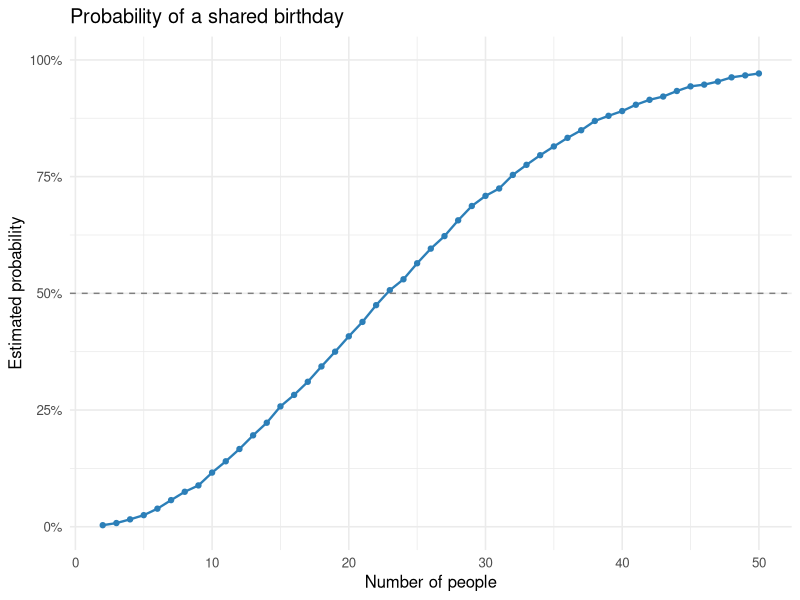

Generate this figure with R:
## ---- chunk 1
knitr::opts_chunk$set(
  echo = TRUE,
  message = FALSE,
  warning = FALSE,
  fig.width = 7,
  fig.height = 4
)
library(tidyverse)
## ---- chunk 2
birthday_match <- function(n_people) {
  birthdays <- sample(1:365, size = n_people, replace = TRUE)
  
  any(duplicated(birthdays))
}
## ---- chunk 3
set.seed(123)

birthday_results <- tibble(
  group_size = 2:50
) %>%
  mutate(
    probability = map_dbl(
      group_size,
      function(n_people) {
        mean(replicate(10000, birthday_match(n_people)))
      }
    )
  )

birthday_results %>%
  filter(group_size %in% c(2, 23, 50)) %>%
  knitr::kable(digits = 3)
## ---- chunk 4
ggplot(birthday_results, aes(x = group_size, y = probability)) +
  geom_line(color = "#2C7FB8", linewidth = 0.8) +
  geom_point(color = "#2C7FB8", size = 1.5) +
  geom_hline(
    yintercept = 0.5,
    linetype = "dashed",
    color = "grey50"
  ) +
  scale_y_continuous(
    labels = scales::label_percent(),
    limits = c(0, 1)
  ) +
  labs(
    title = "Probability of a shared birthday",
    x = "Number of people",
    y = "Estimated probability"
  ) +
  theme_minimal(base_size = 12)
